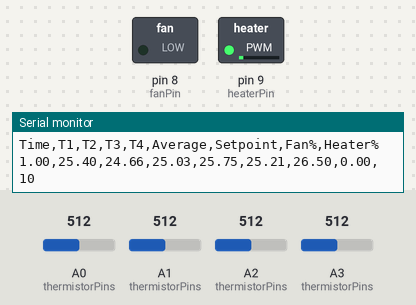
The sketch below on a simulated Arduino Uno, built with avr-gcc and run on an emulated ATmega328P. On the bench: switched loads named in the sketch (green lamp = pin HIGH), the last lines printed to the serial monitor. The test bench sets the inputs (shaded band); at power-on: A0 (thermistorPins) = 512, A1 (thermistorPins) = 512, A2 (thermistorPins) = 512, A3 (thermistorPins) = 512.

Above: at 1.8 s.
1.9 s: A0 (thermistorPins) set to 424
At 2.8 s:
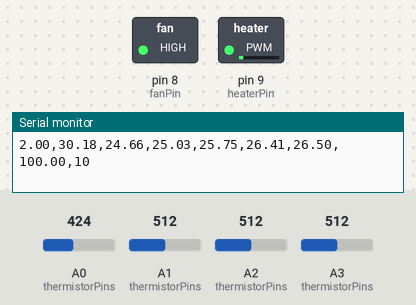
4.5 s: A0 (thermistorPins) set to 410
At 5.5 s:
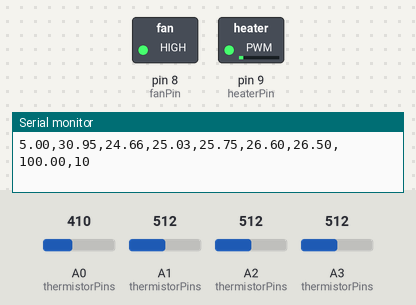
6.5 s: A0 (thermistorPins) set to 716
At 8.2 s:
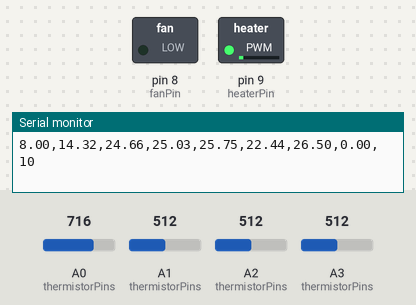
8.5 s: A0 (thermistorPins) set to 306
At 9.7 s:
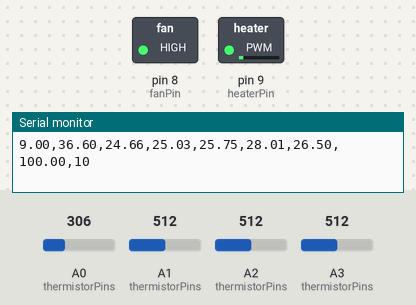
Timing chart, 0 to 11.5 s (numbered marks = the images above; inputs shaded):
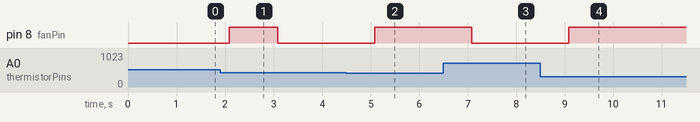

The sketch:

SetPointTracking.ino
```cpp
const int thermistorPins[4] = {A0, A1, A2, A3};
const int heaterPin = 9;
const int fanPin = 8;

// Thermistor calibration
const float ADC_26[4] = {501, 493, 500, 509};
const float ADC_31[4] = {409, 422, 438, 448};

// Cohen-Coon PID parameters
const float Kc = -3005.19;
const float Ti = 2.440729;
const float Td = 0.362319;

// Operating conditions
const float heaterPercent = 10.0;
const float fanMin = 0.0;
const float fanMax = 100.0;

const unsigned long sampleTime = 1000;
const unsigned long stepTime = 120000;

// PID variables
float setpoint = 26.5;
float previousTemperature = 26.5;
float integralError = 0;

unsigned long startTime;
unsigned long lastSample;

float readADC(int pin) {
  long sum = 0;
  for (int i = 0; i < 10; i++) {
    sum += analogRead(pin);
    delay(2);
  }
  return sum / 10.0;
}

float calibrateTemperature(float adc, int sensor) {
  return 26.0 +
    (ADC_26[sensor] - adc) * 5.0 /
    (ADC_26[sensor] - ADC_31[sensor]);
}

void setup() {
  Serial.begin(9600);

  pinMode(heaterPin, OUTPUT);
  pinMode(fanPin, OUTPUT);

  analogWrite(heaterPin, 26);  // 10% heater PWM
  analogWrite(fanPin, 0);

  startTime = millis();
  lastSample = startTime;

  Serial.println("Time,T1,T2,T3,T4,Average,Setpoint,Fan%,Heater%");
}

void loop() {
  unsigned long currentTime = millis();

  if (currentTime - lastSample >= sampleTime) {
    float dt = (currentTime - lastSample) / 1000.0;
    lastSample = currentTime;

    float temperatures[4];
    float averageTemperature = 0;

    for (int i = 0; i < 4; i++) {
      float adc = readADC(thermistorPins[i]);
      temperatures[i] = calibrateTemperature(adc, i);
      averageTemperature += temperatures[i];
    }

    averageTemperature /= 4.0;

    // Setpoint step at 120 seconds
    if (currentTime - startTime >= stepTime) {
      setpoint = 25.5;
    } else {
      setpoint = 26.5;
    }

    // PID calculation
    float error = setpoint - averageTemperature;

    float dTdt =
      (averageTemperature - previousTemperature) / dt;

    float newIntegral = integralError + error * dt;

    float rawOutput = Kc *
      (error + newIntegral / Ti - Td * dTdt);

    float fanOutput = constrain(rawOutput, fanMin, fanMax);

    // Anti-windup
    if (rawOutput == fanOutput ||
        (rawOutput > fanMax && error > 0) ||
        (rawOutput < fanMin && error < 0)) {
      integralError = newIntegral;
    }

    analogWrite(fanPin, (int)(fanOutput * 255.0 / 100.0));

    // Heater remains constant at 10%
    analogWrite(heaterPin, 26);

    previousTemperature = averageTemperature;

    Serial.print((currentTime - startTime) / 1000.0);
    for (int i = 0; i < 4; i++) {
      Serial.print(",");
      Serial.print(temperatures[i], 2);
    }

    Serial.print(",");
    Serial.print(averageTemperature, 2);
    Serial.print(",");
    Serial.print(setpoint, 2);
    Serial.print(",");
    Serial.print(fanOutput, 2);
    Serial.println(",10");
  }
}
```

Measured:
- after the input at 1.9 s, pin 8 (fanPin): LOW → HIGH after 0.19 s, → LOW 1.0 s later
- after the input at 4.5 s, pin 8 (fanPin): LOW → HIGH after 0.59 s
- after the input at 6.5 s, pin 8 (fanPin): HIGH → LOW after 0.59 s
- after the input at 8.5 s, pin 8 (fanPin): LOW → HIGH after 0.59 s
